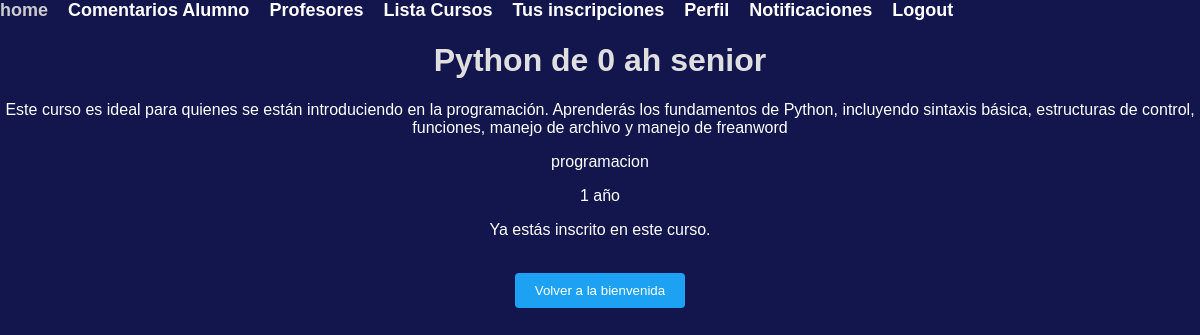
Screenshot of /detalle_curso/1/ (signed in) with the database file from the repository.
### myapp/models.py (models this page shows, shortened)
class Cursos(models.Model):
    nombre = models.CharField(max_length=255)
    tipo = models.CharField(max_length=100)
    decribcion = models.CharField(max_length=255)
    años = models.CharField(max_length=255)

### myapp/views.py (the view)
# urls.py: path('detalle_curso/<int:curso_id>/', views.detalle_curso, name='detalle_curso'),
@login_required(login_url='/login/')  # Este decorador asegura que el usuario esté autenticado
def detalle_curso(request, curso_id):
    curso = Cursos.objects.get(pk=curso_id)
    usuario_inscrito = InscripcionCurso.objects.filter(usuario=request.user, curso=curso).exists()
    return render(request, 'detalle_curso.html', {'curso': curso, 'usuario_inscrito': usuario_inscrito})

### myapp/templates/detalle_curso.html (shortened to what this page needs)
{% load static %}
<!DOCTYPE html>
<html lang="es">
<head>
    <link rel="stylesheet" type="text/css" href="{% static 'css/styles.css' %}">
</head>
<body>
    <ul class="navbar-links">
        <li><a href="/">home</a></li>
        {% if user.is_authenticated %}
        <li><a href="/comentarios_alumno/">Comentarios Alumno</a></li>
        {% endif %}    <li><a href="/profe/">Profesores</a></li>
        <li><a href="/lista-cursos/">Lista Cursos</a></li>
        {% if user.is_authenticated %}
        <li><a href="{% url 'cursos_inscritos' %}">Tus inscripciones</a></li>
        <li><a href="/perfil/">Perfil</a></li>
        <li>
            <a href="#" id="notificaciones" data-url="{% url 'notificaciones' %}" class="notificaciones-link {{ notificaciones_class }}">{{ notificaciones_no_vistas }} Notificaciones</a>
        </li>
        {% endif %}
        <li>
          {% if user.is_authenticated %}
          <a href="{% url 'user_logout' %}">Logout</a>
          {% else %}
          <a href="{% url 'user_login' %}">Login</a>
          {% endif %}
        </li>
    </ul>
    <h1>{{ curso.nombre }}</h1>
    <p><strong></strong> {{ curso.decribcion }}</p>
    <p><strong></strong> {{ curso.tipo }}</p>
    <p><strong></strong> {{ curso.años }}</p>
    {% if usuario_inscrito %}
        <p>Ya estás inscrito en este curso.</p>
    {% else %}
        <form action="{% url 'inscribirse_curso' curso.id %}" method="post">
            {% csrf_token %}
            <button type="submit">Inscribirse en el curso</button>
        </form>
    {% endif %}
    <br>
    <a href="{% url 'welcome' %}"><button>Volver a la bienvenida</button></a>
</body>
</html>

### myapp/static/css/styles.css (style rules this page uses)
body { font-family: Arial, sans-serif; margin: 0; padding: 0; background-color: #13154d; text-align: center; }
.navbar-links { list-style-type: none; display: flex; margin: 0; padding: 0; color: #f7f6f6; font-size: 18px; font-weight: bold; }
.navbar-links li { margin-right: 20px; }
.navbar-links li a { color: #fff; text-decoration: none; }
h1, h2 { color: #dfdfdf; }
p { color: #ffffff; }
ul { list-style-type: none; padding: 0; }
button { padding: 10px 20px; background-color: #1da1f2; color: white; border: none; border-radius: 4px; cursor: pointer; display: inline-block; }

### rows the page displays
Cursos: nombre "Python de 0 ah senior", decribcion "Este curso es ideal para quienes se están introduciendo en la programación. Aprenderás los fundamentos de Python, incluyendo sintaxis básica, estructuras de control, funciones, manejo de archivo y manejo de freanword", tipo "programacion", años "1 año"
